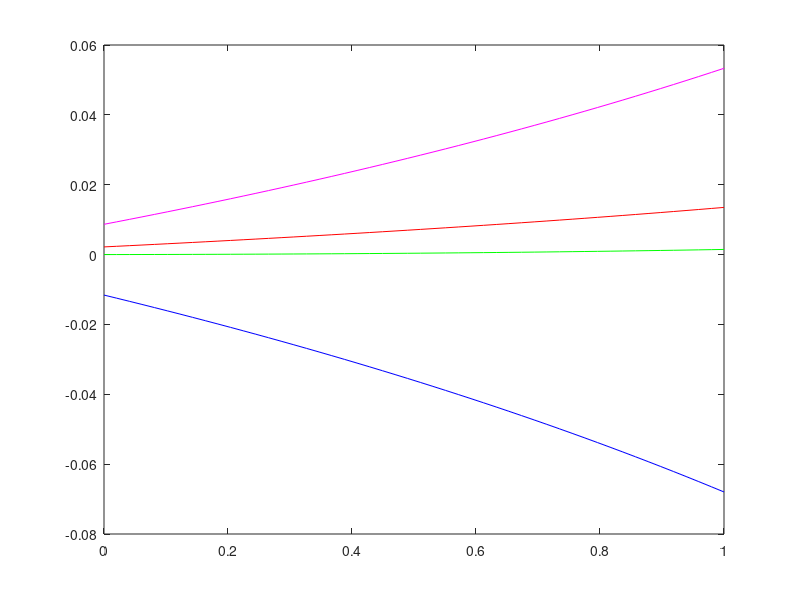

This figure's MATLAB source:
%% Amannox by Brocadia

%% biomass composition
nHE = 2; nOE = .46; nNE = .25; % reserve
nHV = 2; nOV = .51; nNV = .125;% structure

%% C: HCO3-
%% H1: H+
%% H: H2O
%% S: NH3
%% N: N2
%% N3:NO2-
%% N5: NO3-
%% E: reserve
%% V: structure

%%  C H1 H S N N3 N5  E   V
n = [1 0 0 0 0  0  0  1   1;   % C
     1 1 2 3 0  0  0  nHE nHV; % H
     3 0 1 0 0  2  3  nOE nOV; % O
     0 0 0 1 2  1  1  nNE nNV; % N
     -1 1 0 0 0 -1 -1  0   0]; % +

YA_CS = -1/ nNE;
YA_H1S = YA_CS;
YA_HS = (3 + YA_CS * (nHE - 2))/ 2;
YA_N3S = (3 - nOE) * YA_CS + YA_HS;
YM_N3E = (-4 - nHE + 2 * nOE + 3 * nNE)/ 6;
YM_SE = nNE - YM_N3E;
YM_H1E = 1 + YM_N3E;
YM_HE = nOE - 2 * YM_N3E -3;
YG_N3E = YM_N3E - (-4 - nHV + 2 * nOV + 3 * nNV)/ 6;
YG_H1E = YG_N3E;
YG_HE = - 2 * YG_N3E + nOE - nOV;
YG_SE = -YG_N3E + nNE - nNV;

%%   C    H1      H     S      N N3      N5       E     V
Y = [0    -1      2     -1     1 -1       0       0     0;  % assim: cat
     YA_CS YA_H1S YA_HS -1     0  YA_N3S -YA_N3S -YA_CS 0;  % assim: ana
     1     YM_H1E YM_HE  YM_SE 0  YM_N3E  0      -1     0;  % maint
     1     YM_H1E YM_HE  YM_SE 0  YM_N3E  0      -1     0;  % growth: cat
     0     YG_H1E YG_HE  YG_SE 0  YG_N3E  0      -1     1]';% growth: ana
%% notice transponent!! ; we must have Y * n = 0

rm = .003;
kE = .0127;
kM = .000811;
ySE = 8.8;
yVE = .8; yEV = 1/yVE;

nr = 50; r = linspace(0,rm,nr);

mE = yEV * (r + kM) ./ (kE - r);
jEA = kE * mE;
jEG = r * yEV;
jEM = ones(1,nr) * kM * yEV;

k = [(ySE - nNE) * jEA; nNE * jEA; jEM; (1 - yVE) * jEG; yVE * jEG];
j = Y * k;
r = r/rm;

plot(r',j(1,:)','k', r', j(2,:)','m', r', j(3,:)','b', r', j(4,:), 'r')

% gset output 'amannox_2.ps'
plot(r',j(5,:)','m', r', j(6,:)','b', r', j(7,:)','r', r', j(8,:), 'g')
